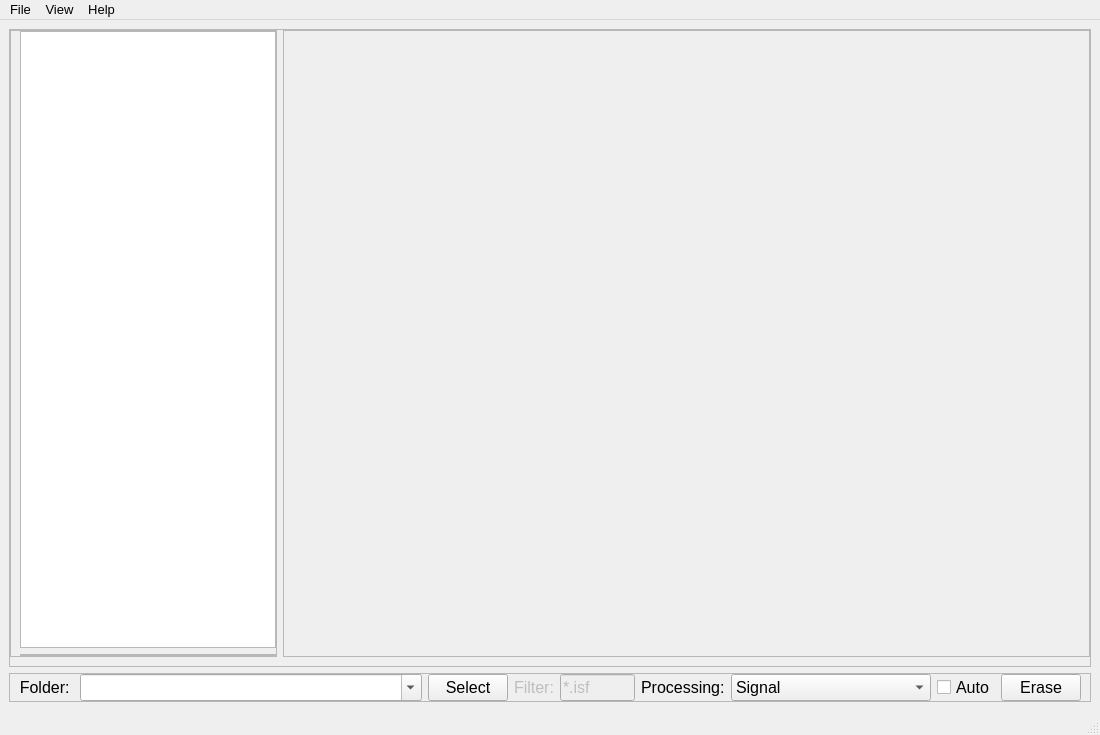
<?xml version="1.0" encoding="UTF-8"?>
<ui version="4.0">
 <class>MainWindow</class>
 <widget class="QMainWindow" name="MainWindow">
  <property name="geometry">
   <rect>
    <x>0</x>
    <y>0</y>
    <width>1100</width>
    <height>735</height>
   </rect>
  </property>
  <property name="sizePolicy">
   <sizepolicy hsizetype="Minimum" vsizetype="Minimum">
    <horstretch>0</horstretch>
    <verstretch>0</verstretch>
   </sizepolicy>
  </property>
  <property name="minimumSize">
   <size>
    <width>1100</width>
    <height>640</height>
   </size>
  </property>
  <property name="font">
   <font>
    <pointsize>12</pointsize>
   </font>
  </property>
  <property name="windowTitle">
   <string>Emittance Plot Processing</string>
  </property>
  <widget class="QWidget" name="centralwidget">
   <layout class="QVBoxLayout" name="verticalLayout_11">
    <property name="sizeConstraint">
     <enum>QLayout::SetMinimumSize</enum>
    </property>
    <item>
     <widget class="QFrame" name="frame">
      <property name="frameShape">
       <enum>QFrame::StyledPanel</enum>
      </property>
      <property name="frameShadow">
       <enum>QFrame::Raised</enum>
      </property>
      <layout class="QHBoxLayout" name="horizontalLayout">
       <property name="leftMargin">
        <number>0</number>
       </property>
       <property name="topMargin">
        <number>0</number>
       </property>
       <property name="rightMargin">
        <number>0</number>
       </property>
       <item>
        <widget class="QFrame" name="frame_5">
         <property name="frameShape">
          <enum>QFrame::StyledPanel</enum>
         </property>
         <property name="frameShadow">
          <enum>QFrame::Raised</enum>
         </property>
         <layout class="QVBoxLayout" name="verticalLayout">
          <property name="leftMargin">
           <number>9</number>
          </property>
          <property name="topMargin">
           <number>0</number>
          </property>
          <property name="rightMargin">
           <number>0</number>
          </property>
          <property name="bottomMargin">
           <number>0</number>
          </property>
          <item>
           <widget class="QListWidget" name="listWidget">
            <property name="sizePolicy">
             <sizepolicy hsizetype="Expanding" vsizetype="Expanding">
              <horstretch>1</horstretch>
              <verstretch>0</verstretch>
             </sizepolicy>
            </property>
            <property name="font">
             <font>
              <pointsize>14</pointsize>
             </font>
            </property>
            <property name="alternatingRowColors">
             <bool>true</bool>
            </property>
            <property name="selectionMode">
             <enum>QAbstractItemView::SingleSelection</enum>
            </property>
           </widget>
          </item>
          <item>
           <widget class="QFrame" name="frame_6">
            <property name="frameShape">
             <enum>QFrame::StyledPanel</enum>
            </property>
            <property name="frameShadow">
             <enum>QFrame::Raised</enum>
            </property>
            <layout class="QHBoxLayout" name="horizontalLayout_4">
             <property name="leftMargin">
              <number>0</number>
             </property>
             <property name="topMargin">
              <number>0</number>
             </property>
             <property name="rightMargin">
              <number>0</number>
             </property>
             <property name="bottomMargin">
              <number>0</number>
             </property>
            </layout>
           </widget>
          </item>
         </layout>
        </widget>
       </item>
       <item>
        <widget class="QFrame" name="frame_3">
         <property name="sizePolicy">
          <sizepolicy hsizetype="Preferred" vsizetype="Preferred">
           <horstretch>3</horstretch>
           <verstretch>0</verstretch>
          </sizepolicy>
         </property>
         <property name="frameShape">
          <enum>QFrame::StyledPanel</enum>
         </property>
         <property name="frameShadow">
          <enum>QFrame::Raised</enum>
         </property>
         <layout class="QVBoxLayout" name="verticalLayout_2">
          <property name="leftMargin">
           <number>0</number>
          </property>
          <property name="topMargin">
           <number>0</number>
          </property>
          <property name="rightMargin">
           <number>0</number>
          </property>
          <property name="bottomMargin">
           <number>0</number>
          </property>
         </layout>
        </widget>
       </item>
      </layout>
     </widget>
    </item>
    <item>
     <widget class="QFrame" name="frame_2">
      <property name="frameShape">
       <enum>QFrame::StyledPanel</enum>
      </property>
      <property name="frameShadow">
       <enum>QFrame::Raised</enum>
      </property>
      <layout class="QHBoxLayout" name="horizontalLayout_3">
       <property name="leftMargin">
        <number>9</number>
       </property>
       <property name="topMargin">
        <number>0</number>
       </property>
       <property name="rightMargin">
        <number>9</number>
       </property>
       <property name="bottomMargin">
        <number>0</number>
       </property>
       <item>
        <widget class="QFrame" name="frame_4">
         <property name="sizePolicy">
          <sizepolicy hsizetype="Expanding" vsizetype="Fixed">
           <horstretch>0</horstretch>
           <verstretch>0</verstretch>
          </sizepolicy>
         </property>
         <layout class="QHBoxLayout" name="horizontalLayout_2" stretch="0,0,0">
          <property name="spacing">
           <number>6</number>
          </property>
          <property name="sizeConstraint">
           <enum>QLayout::SetDefaultConstraint</enum>
          </property>
          <property name="leftMargin">
           <number>0</number>
          </property>
          <property name="topMargin">
           <number>0</number>
          </property>
          <property name="rightMargin">
           <number>0</number>
          </property>
          <property name="bottomMargin">
           <number>0</number>
          </property>
          <item>
           <widget class="QLabel" name="label_3">
            <property name="sizePolicy">
             <sizepolicy hsizetype="Preferred" vsizetype="Preferred">
              <horstretch>0</horstretch>
              <verstretch>0</verstretch>
             </sizepolicy>
            </property>
            <property name="minimumSize">
             <size>
              <width>0</width>
              <height>0</height>
             </size>
            </property>
            <property name="font">
             <font>
              <pointsize>12</pointsize>
             </font>
            </property>
            <property name="text">
             <string>Folder: </string>
            </property>
            <property name="alignment">
             <set>Qt::AlignRight|Qt::AlignTrailing|Qt::AlignVCenter</set>
            </property>
           </widget>
          </item>
          <item>
           <widget class="QComboBox" name="comboBox_2">
            <property name="sizePolicy">
             <sizepolicy hsizetype="Expanding" vsizetype="Preferred">
              <horstretch>0</horstretch>
              <verstretch>0</verstretch>
             </sizepolicy>
            </property>
            <property name="minimumSize">
             <size>
              <width>200</width>
              <height>0</height>
             </size>
            </property>
            <property name="editable">
             <bool>true</bool>
            </property>
           </widget>
          </item>
          <item>
           <widget class="QPushButton" name="pushButton_2">
            <property name="sizePolicy">
             <sizepolicy hsizetype="Fixed" vsizetype="Preferred">
              <horstretch>0</horstretch>
              <verstretch>0</verstretch>
             </sizepolicy>
            </property>
            <property name="font">
             <font>
              <pointsize>12</pointsize>
             </font>
            </property>
            <property name="text">
             <string>Select</string>
            </property>
           </widget>
          </item>
         </layout>
        </widget>
       </item>
       <item>
        <widget class="QLabel" name="label">
         <property name="enabled">
          <bool>false</bool>
         </property>
         <property name="sizePolicy">
          <sizepolicy hsizetype="Fixed" vsizetype="Preferred">
           <horstretch>0</horstretch>
           <verstretch>0</verstretch>
          </sizepolicy>
         </property>
         <property name="text">
          <string>Filter:</string>
         </property>
        </widget>
       </item>
       <item>
        <widget class="QLineEdit" name="lineEdit">
         <property name="enabled">
          <bool>false</bool>
         </property>
         <property name="sizePolicy">
          <sizepolicy hsizetype="Maximum" vsizetype="Preferred">
           <horstretch>0</horstretch>
           <verstretch>0</verstretch>
          </sizepolicy>
         </property>
         <property name="minimumSize">
          <size>
           <width>75</width>
           <height>0</height>
          </size>
         </property>
         <property name="maximumSize">
          <size>
           <width>75</width>
           <height>16777215</height>
          </size>
         </property>
         <property name="baseSize">
          <size>
           <width>75</width>
           <height>0</height>
          </size>
         </property>
         <property name="text">
          <string>*.isf</string>
         </property>
         <property name="cursorPosition">
          <number>0</number>
         </property>
        </widget>
       </item>
       <item>
        <widget class="QLabel" name="label_2">
         <property name="sizePolicy">
          <sizepolicy hsizetype="Fixed" vsizetype="Preferred">
           <horstretch>0</horstretch>
           <verstretch>0</verstretch>
          </sizepolicy>
         </property>
         <property name="text">
          <string>Processing:</string>
         </property>
        </widget>
       </item>
       <item>
        <widget class="QComboBox" name="comboBox">
         <property name="sizePolicy">
          <sizepolicy hsizetype="Minimum" vsizetype="Fixed">
           <horstretch>0</horstretch>
           <verstretch>0</verstretch>
          </sizepolicy>
         </property>
         <property name="minimumSize">
          <size>
           <width>200</width>
           <height>0</height>
          </size>
         </property>
         <item>
          <property name="text">
           <string>Signal</string>
          </property>
         </item>
         <item>
          <property name="text">
           <string>Spectrum</string>
          </property>
         </item>
         <item>
          <property name="text">
           <string>Cumulative</string>
          </property>
         </item>
        </widget>
       </item>
       <item>
        <widget class="QCheckBox" name="checkBox">
         <property name="text">
          <string>Auto</string>
         </property>
        </widget>
       </item>
       <item>
        <widget class="QPushButton" name="pushButton">
         <property name="text">
          <string>Erase</string>
         </property>
        </widget>
       </item>
      </layout>
     </widget>
    </item>
   </layout>
  </widget>
  <widget class="QMenuBar" name="menubar">
   <property name="geometry">
    <rect>
     <x>0</x>
     <y>0</y>
     <width>1100</width>
     <height>23</height>
    </rect>
   </property>
   <property name="font">
    <font>
     <pointsize>10</pointsize>
    </font>
   </property>
   <widget class="QMenu" name="menuFile">
    <property name="sizePolicy">
     <sizepolicy hsizetype="Preferred" vsizetype="Preferred">
      <horstretch>0</horstretch>
      <verstretch>0</verstretch>
     </sizepolicy>
    </property>
    <property name="font">
     <font>
      <pointsize>10</pointsize>
     </font>
    </property>
    <property name="title">
     <string>File</string>
    </property>
    <addaction name="actionOpen"/>
    <addaction name="actionQuit"/>
   </widget>
   <widget class="QMenu" name="menuView">
    <property name="title">
     <string>View</string>
    </property>
    <addaction name="actionPlot"/>
    <addaction name="actionLog"/>
    <addaction name="actionParameters"/>
   </widget>
   <widget class="QMenu" name="menuHelp">
    <property name="title">
     <string>Help</string>
    </property>
    <addaction name="actionAbout"/>
   </widget>
   <addaction name="menuFile"/>
   <addaction name="menuView"/>
   <addaction name="menuHelp"/>
  </widget>
  <widget class="QStatusBar" name="statusbar">
   <property name="sizePolicy">
    <sizepolicy hsizetype="Expanding" vsizetype="Preferred">
     <horstretch>0</horstretch>
     <verstretch>0</verstretch>
    </sizepolicy>
   </property>
  </widget>
  <action name="actionOpen">
   <property name="text">
    <string>Open</string>
   </property>
   <property name="font">
    <font>
     <family>Tahoma</family>
     <pointsize>10</pointsize>
    </font>
   </property>
  </action>
  <action name="actionQuit">
   <property name="text">
    <string>Quit</string>
   </property>
  </action>
  <action name="actionPlot">
   <property name="checkable">
    <bool>true</bool>
   </property>
   <property name="checked">
    <bool>true</bool>
   </property>
   <property name="text">
    <string>Plot</string>
   </property>
  </action>
  <action name="actionLog">
   <property name="checkable">
    <bool>true</bool>
   </property>
   <property name="text">
    <string>Log</string>
   </property>
  </action>
  <action name="actionParameters">
   <property name="checkable">
    <bool>true</bool>
   </property>
   <property name="text">
    <string>Parameters</string>
   </property>
  </action>
  <action name="actionAbout">
   <property name="text">
    <string>About</string>
   </property>
  </action>
 </widget>
 <resources/>
 <connections/>
</ui>
